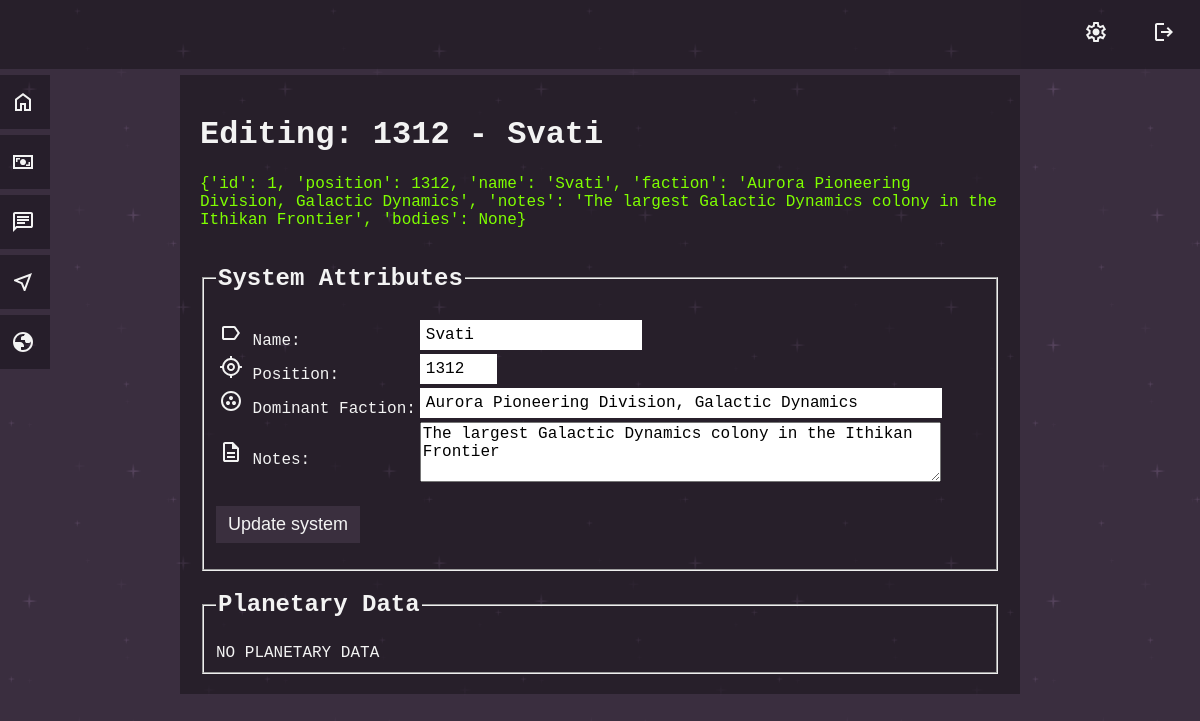
The app's page /edit_system/1 (signed in) with its own data.
### tables this page shows
CREATE TABLE systems (
id INTEGER PRIMARY KEY AUTOINCREMENT NOT NULL,
position INT NOT NULL,
name TEXT NOT NULL,
faction TEXT,
notes TEXT,
bodies JSON
);

### app.py (the view)
@app.route("/edit_system/<int:system_id>", methods=['GET', 'POST'])
@login_required
def edit_system(system_id):
    if request.method == 'POST':
        if not request.form.get("edit_system_name"):
            return render_template("error.html", error_message="No system name submitted")
        elif not request.form.get("edit_system_position"):
            return render_template("error.html", error_message="No system position submitted")
        elif not request.form.get("edit_system_faction"):
            return render_template("error.html", error_message="No system faction submitted")
        elif not request.form.get("edit_system_notes"):
            return render_template("error.html", error_message="No system notes/description submitted")
        system_name = str(request.form.get("edit_system_name"))
        system_position = request.form.get("edit_system_position")
        try:
            system_position = int(request.form.get("edit_system_position"))
        except ValueError:
            return render_template("error.html", error_message="system coordinates formatted incorrectly")
        if system_position < 0 or system_position > 9999:
            return render_template("error.html", error_message="system coordinates outside operating parameters")
        system_coordinates_db = db.execute("SELECT position FROM systems WHERE NOT id = ?", system_id)
        existing_system_coordinates = []
        for position in system_coordinates_db:
            existing_system_coordinates.append(position['position'])
        if system_position in existing_system_coordinates:
            return render_template("error.html", error_message="system already exists in location")
        system_faction = str(request.form.get("edit_system_faction"))
        system_notes = str(request.form.get("edit_system_notes"))
        db.execute("UPDATE systems SET position = ?, name = ?, faction = ?, notes = ? WHERE id = ?",
            system_position,
            system_name,
            system_faction,
            system_notes,
            system_id)
        edited_system = db.execute("SELECT * FROM systems WHERE id = ?", system_id)[0]
        return redirect("/system")
    else:
        system_db = db.execute("SELECT id FROM systems")
        existing_systems = []
        for system in system_db:
            existing_systems.append(system['id'])
        if system_id not in existing_systems:
            return render_template("error.html", error_message="NO SUCH SYSTEM")
        else:
            edited_system = db.execute("SELECT * FROM systems WHERE id = ?", system_id)[0]
        return render_template("edit_system.html", edited_system=edited_system)

### app.py (called while the page is built)
@app.context_processor
def inject_admin_status():
    admin_status = session.get("admin", 0)
    return dict(admin=admin_status)

@app.after_request
def after_request(response):
    response.headers["Cache-Control"] = "no-cache, no-store, must-revalidate"
    response.headers["Expires"] = 0
    response.headers["Pragma"] = "no-cache"
    return response

### helpers.py (called while the page is built)
def login_required(f):
    @wraps(f)
    def decorated_function(*args, **kwargs):
        if session.get("user_id") is None:
            return redirect("/login")
        return f(*args, **kwargs)
    return decorated_function

### templates/edit_system.html (shortened to what this page needs)
{% extends "layout.html" %}
{% block main %}
<h1>Editing: {{ edited_system.position }} - {{ edited_system.name }}</h1>
<p style="color: chartreuse;">
    {{ edited_system }}
</p>
<form action="{{ url_for('edit_system', system_id=edited_system.id) }}" method='POST'>
    <fieldset>
        <legend>
            <h2>System Attributes</h2>
        </legend>
        <table>
            <tr>
                <td>
                    <img src="{{ url_for('static', filename='icon-label.svg') }}" alt="name" />
                    <label for="edit_system_name">
                        Name:
                    </label>
                </td>
                <td>
                    <input autocomplete="off" name="edit_system_name" type="text" id="edit_system_name"
                        value="{{ edited_system.name }}" />
                </td>
            </tr>
            <tr>
                <td>
                    <img src="{{ url_for('static', filename='icon-location.svg') }}" alt="position" />
                    <label for="edit_system_position">
                        Position:
                    </label>
                </td>
                <td>
                    <input autocomplete="off" name="edit_system_position" type="number" min="0000" max="9999"
                        id="edit_system_position" value="{{ edited_system.position }}" />
                </td>
            </tr>
            <tr>
                <td>
                    <img src="{{ url_for('static', filename='icon-faction.svg') }}" alt="faction" />
                    <label for="edit_system_faction">
                        Dominant Faction:
                    </label>
                </td>
                <td>
                    <input autocomplete="off" name="edit_system_faction" type="text" id="edit_system_faction"
                        value="{{ edited_system.faction }}" size="50" />
                </td>
            </tr>
            <tr>
                <td>
                    <img src="{{ url_for('static', filename='icon-document.svg') }}" alt="notes" />
                    <label for="edit_system_notes">
                        Notes:
                    </label>
                </td>
                <td>
                    <textarea id="edit_system_notes" name="edit_system_notes" rows="3" cols="50" class="compose_message"
                        style="resize: vertical;">{{ edited_system.notes }}</textarea>
                </td>
            </tr>
        </table>
        <p>
            <button type="submit" class="ui_button" id="update_system_button">Update system</button>
        </p>
    </fieldset>
</form>
<form action="{{ url_for('edit_planets', system_id=edited_system.id) }}" method='POST'>
    <fieldset>
        <legend>
            <h2>
                Planetary Data
            </h2>
        </legend>
    </fieldset>
</form>
{% endblock %}

### static/style_default.css (style rules this page uses)
body { font-family: "Courier New", Courier, monospace; }
#compose_message, #edit_system_notes { font-family: "Courier New", Courier, monospace; font-size: 16px; }
.ui_button, .warning_button { padding: 8px 12px; font-size: large; text-align: center; cursor: pointer; outline: none; border: none; }
input { border: none; font-size: 16px; font-family: "Courier New", Courier, monospace; padding: 6px; }

### static/colour_scheme_purple.css (style rules this page uses)
body { background-color: #392e40; background-image: url("backdrop/darkPurple.png"); background-repeat: repeat; color: #f3f3f3; }
.ui_button, .warning_button { color: #f3f3f3; background-color: rgba(58, 47, 62, 1); }

### records on screen
systems: position "1312", name "Svati", edit_system_name "Svati", edit_system_position "1312", edit_system_faction "Aurora Pioneering Division, Galactic Dynamics", edit_system_notes "The largest Galactic Dynamics colony in the Ithikan Frontier"

### other values on screen
{{ edited_system }} "{'id': 1, 'position': 1312, 'name': 'Svati', 'faction': 'Aurora Pioneering Division, Galactic Dynamics', 'notes': 'The largest Galactic Dynamics colony in the Ithikan Frontier', 'bodies': None}"
